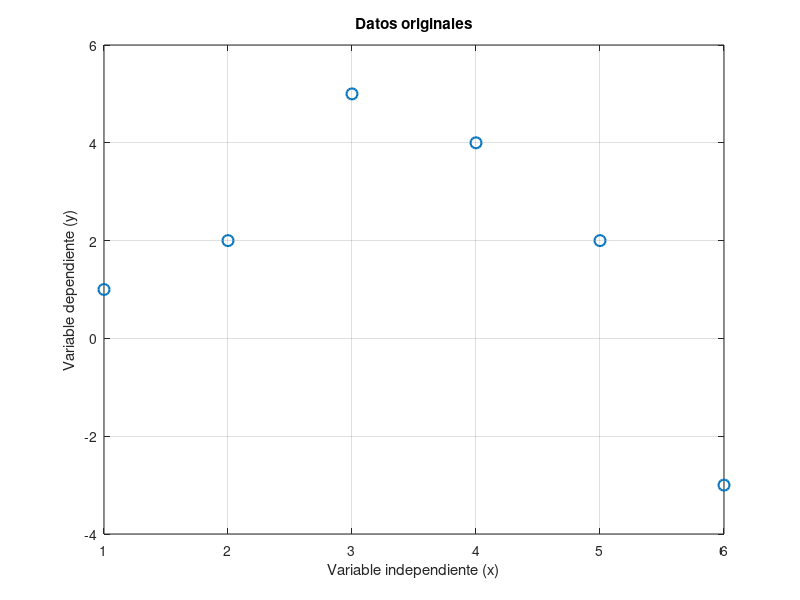
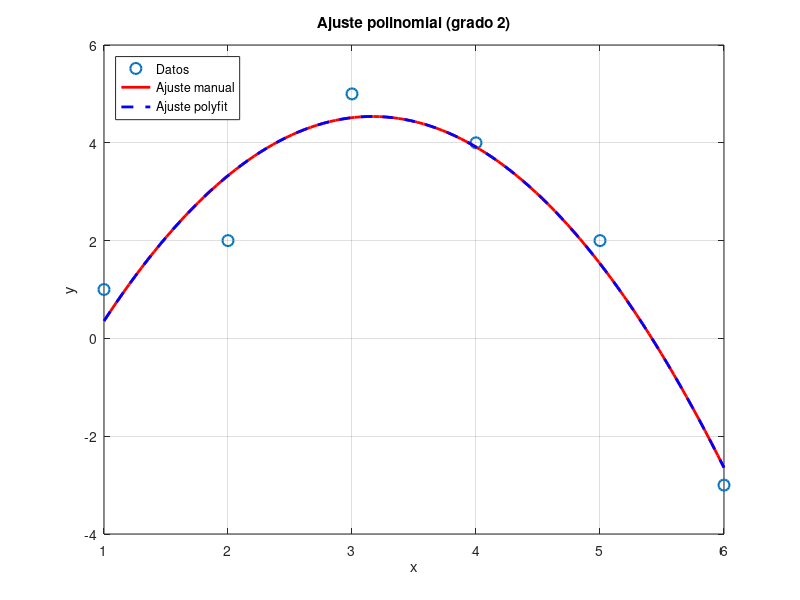
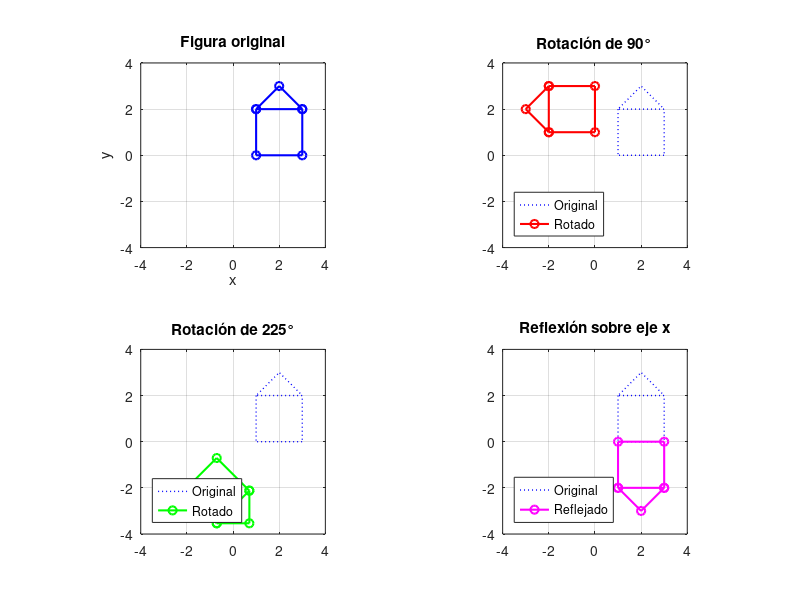
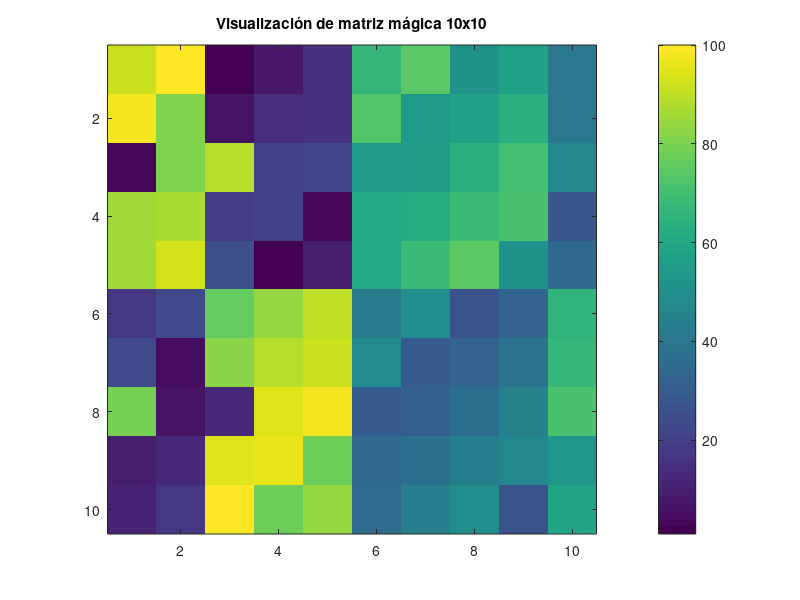

Reproduce these figures in MATLAB, in order.
%% Introducción
% Este cuaderno explora dos temas fundamentales:
% 1. Ajuste de curvas polinomiales por mínimos cuadrados
% 2. Transformaciones geométricas usando matrices

%% Configuración inicial
format compact;
close all;  % Cierra todas las figuras previas
clc;        % Limpia la consola

%% 1. Ajuste de curvas polinomiales
disp('=== 1. Ajuste de curvas polinomiales ===');

% 1.1 Datos de ejemplo
D = [1 1; 2 2; 3 5; 4 4; 5 2; 6 -3];
xdata = D(:,1); % Valores en x
ydata = D(:,2); % Valores en y

% Visualización inicial de datos
figure(1);
plot(xdata, ydata, 'o', 'MarkerSize', 8, 'LineWidth', 1.5);
title('Datos originales');
xlabel('Variable independiente (x)');
ylabel('Variable dependiente (y)');
grid on;

% 1.2 Ajuste polinomial (mínimos cuadrados)
% Queremos ajustar un polinomio de grado 2: y = ax² + bx + c

% Método manual (ecuaciones normales)
A = [xdata.^2, xdata, ones(size(xdata))]; % Matriz de diseño
B = A' * A;  % Matriz del sistema normal
b = A' * ydata; % Vector del sistema normal
coeff = B \ b;  % Resolución del sistema

disp('Coeficientes calculados manualmente:');
disp(['a = ', num2str(coeff(1)), ', b = ', num2str(coeff(2)), ', c = ', num2str(coeff(3))]);

% 1.3 Uso de polyfit (método integrado)
p = polyfit(xdata, ydata, 2);
disp('Coeficientes con polyfit:');
disp(['a = ', num2str(p(1)), ', b = ', num2str(p(2)), ', c = ', num2str(p(3))]);

% 1.4 Evaluación y gráfico del ajuste
x_fit = linspace(min(xdata), max(xdata), 100);
y_fit_manual = coeff(1)*x_fit.^2 + coeff(2)*x_fit + coeff(3);
y_fit_polyfit = polyval(p, x_fit);

figure(2);
plot(xdata, ydata, 'o', 'MarkerSize', 8, 'LineWidth', 1.5);
hold on;
plot(x_fit, y_fit_manual, 'r-', 'LineWidth', 2);
plot(x_fit, y_fit_polyfit, 'b--', 'LineWidth', 2);
hold off;
title('Ajuste polinomial (grado 2)');
xlabel('x');
ylabel('y');
legend('Datos', 'Ajuste manual', 'Ajuste polyfit', 'Location', 'northwest');
grid on;

%% 2. Transformaciones geométricas con matrices
disp('=== 2. Transformaciones geométricas ===');

% 2.1 Datos de ejemplo (puntos que forman una figura)
D = [1 1 3 3 2 1 3; 
     2 0 0 2 3 2 2]; % Coordenadas [x; y]

% 2.2 Visualización original
figure(3);
subplot(2,2,1);
plot(D(1,:), D(2,:), 'bo-', 'LineWidth', 1.5);
axis equal;
axis([-4 4 -4 4]);
grid on;
title('Figura original');
xlabel('x');
ylabel('y');

% 2.3 Rotación de 90 grados
theta1 = 90*pi/180; % Convertir a radianes
R1 = [cos(theta1) -sin(theta1); 
     sin(theta1)  cos(theta1)];
RD1 = R1 * D;

subplot(2,2,2);
plot(D(1,:), D(2,:), 'b:', 'LineWidth', 1);
hold on;
plot(RD1(1,:), RD1(2,:), 'ro-', 'LineWidth', 1.5);
hold off;
axis equal;
axis([-4 4 -4 4]);
grid on;
title('Rotación de 90°');
legend('Original', 'Rotado', 'Location', 'southwest');

% 2.4 Rotación de 225 grados
theta2 = 225*pi/180;
R2 = [cos(theta2) -sin(theta2); 
     sin(theta2)  cos(theta2)];
RD2 = R2 * D;

subplot(2,2,3);
plot(D(1,:), D(2,:), 'b:', 'LineWidth', 1);
hold on;
plot(RD2(1,:), RD2(2,:), 'go-', 'LineWidth', 1.5);
hold off;
axis equal;
axis([-4 4 -4 4]);
grid on;
title('Rotación de 225°');
legend('Original', 'Rotado', 'Location', 'southwest');

% 2.5 Reflexión sobre el eje x
R_reflex = [1  0; 
            0 -1];
RD_reflex = R_reflex * D;

subplot(2,2,4);
plot(D(1,:), D(2,:), 'b:', 'LineWidth', 1);
hold on;
plot(RD_reflex(1,:), RD_reflex(2,:), 'mo-', 'LineWidth', 1.5);
hold off;
axis equal;
axis([-4 4 -4 4]);
grid on;
title('Reflexión sobre eje x');
legend('Original', 'Reflejado', 'Location', 'southwest');

%% 3. Funciones útiles para matrices
disp('=== 3. Funciones matriciales útiles ===');

% 3.1 Creación de matrices especiales
disp('Matriz mágica 4x4:');
disp(magic(4));

disp('Matriz de unos 3x3:');
disp(ones(3));

disp('Matriz identidad 4x4:');
disp(eye(4));

% 3.2 Visualización de matrices
figure(4);
imagesc(magic(10));
colorbar;
title('Visualización de matriz mágica 10x10');
axis square;

%% 4. Manejo de archivos
disp('=== 4. Manejo de archivos ===');

% 4.1 Guardar datos
save('datos_ejemplo.dat', 'D', '-ascii');
disp('Datos guardados en datos_ejemplo.dat');

% 4.2 Leer datos (ejemplo comentado)
% datos_leidos = load('datos_ejemplo.dat');

%% 5. Temas avanzados para explorar
disp('=== 5. Temas para explorar ===');
disp('1. Transformaciones lineales más complejas');
disp('2. Ajuste de curvas no lineales');
disp('3. Interpolación de datos');
disp('4. Descomposición de matrices (SVD, QR)');
disp('5. Optimización numérica');

%% Consejos finales
disp('=== Consejos finales ===');
disp('1. Use help <función> para obtener ayuda sobre cualquier función');
disp('2. Experimente cambiando parámetros para entender su efecto');
disp('3. Guarde sus scripts con nombres descriptivos');
disp('4. Documente sus experimentos con comentarios');
